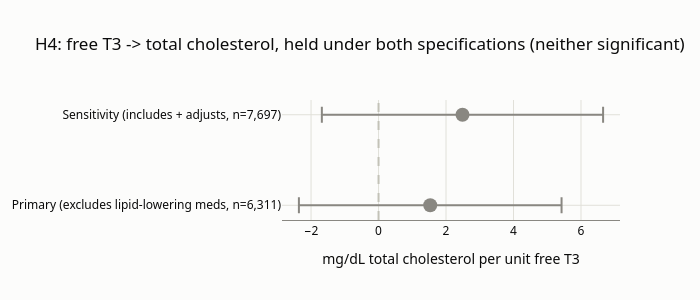

The notebook cell this image was saved under:
### Markdown cell above
## Chart 3: H4 Primary vs. Sensitivity

### Code cell
rows = [
    dict(label='Primary (excludes lipid-lowering meds, n=6,311)', coef=1.532, lo=-2.360, hi=5.424),
    dict(label='Sensitivity (includes + adjusts, n=7,697)', coef=2.488, lo=-1.680, hi=6.655),
]

fig3 = go.Figure()
for r in rows:
    fig3.add_trace(go.Scatter(
        x=[r['coef']], y=[r['label']],
        error_x=dict(type='data', symmetric=False, array=[r['hi']-r['coef']], arrayminus=[r['coef']-r['lo']], color=muted, thickness=2, width=8),
        mode='markers', marker=dict(color=muted, size=14),
        showlegend=False,
        hovertemplate=f"coef={r['coef']:.3f}<br>95% CI [{r['lo']:.3f}, {r['hi']:.3f}]<extra></extra>",
    ))

fig3.add_vline(x=0, line_dash='dash', line_color='#c3c2b7')

fig3.update_xaxes(title='mg/dL total cholesterol per unit free T3', gridcolor=grid, zeroline=False, linecolor=muted)
fig3.update_yaxes(gridcolor=grid, zeroline=False, automargin=True)

fig3.update_layout(
    title='H4: free T3 -> total cholesterol, held under both specifications (neither significant)',
    plot_bgcolor=surface, paper_bgcolor=surface,
    font=dict(color=ink, family='system-ui, -apple-system, "Segoe UI", sans-serif'),
    height=300, width=700,
    margin=dict(l=280),
)

fig3.show()

### Figure 1 — Plotly figure (JSON) as saved in the notebook; plotly's stock layout.template omitted (floating-point values rounded to 4 significant figures)
{"data": [{"error_x": {"array": [3.892], "arrayminus": [3.892], "color": "#898781", "symmetric": false, "thickness": 2, "type": "data", "width": 8}, "hovertemplate": "coef=1.532<br>95% CI [-2.360, 5.424]<extra></extra>", "marker": {"color": "#898781", "size": 14}, "mode": "markers", "showlegend": false, "type": "scatter", "x": [1.532], "y": ["Primary (excludes lipid-lowering meds, n=6,311)"]}, {"error_x": {"array": [4.167], "arrayminus": [4.168], "color": "#898781", "symmetric": false, "thickness": 2, "type": "data", "width": 8}, "hovertemplate": "coef=2.488<br>95% CI [-1.680, 6.655]<extra></extra>", "marker": {"color": "#898781", "size": 14}, "mode": "markers", "showlegend": false, "type": "scatter", "x": [2.488], "y": ["Sensitivity (includes + adjusts, n=7,697)"]}], "layout": {"font": {"color": "#0b0b0b", "family": "system-ui, -apple-system, \"Segoe UI\", sans-serif"}, "height": 300, "margin": {"l": 280}, "paper_bgcolor": "#fcfcfb", "plot_bgcolor": "#fcfcfb", "shapes": [{"line": {"color": "#c3c2b7", "dash": "dash"}, "type": "line", "x0": 0, "x1": 0, "xref": "x", "y0": 0, "y1": 1, "yref": "y domain"}], "title": {"text": "H4: free T3 -> total cholesterol, held under both specifications (neither significant)"}, "width": 700, "xaxis": {"gridcolor": "#e1e0d9", "linecolor": "#898781", "title": {"text": "mg/dL total cholesterol per unit free T3"}, "zeroline": false}, "yaxis": {"automargin": true, "gridcolor": "#e1e0d9", "zeroline": false}}}
